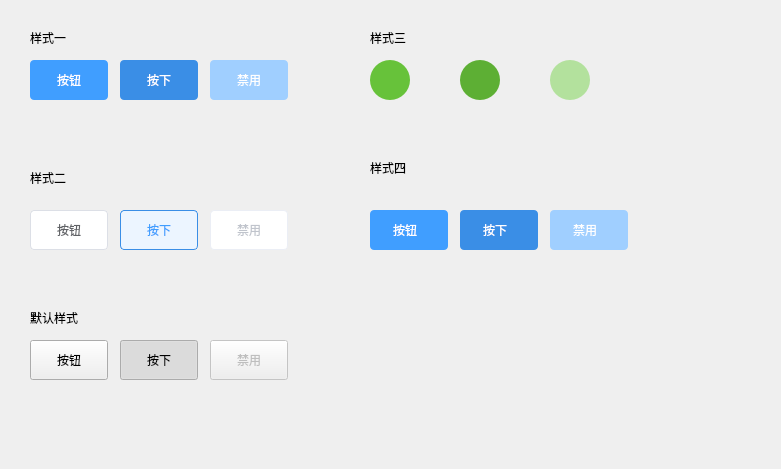
<?xml version="1.0" encoding="UTF-8"?>
<ui version="4.0">
 <class>DialogQSSPushButton</class>
 <widget class="QDialog" name="DialogQSSPushButton">
  <property name="geometry">
   <rect>
    <x>0</x>
    <y>0</y>
    <width>781</width>
    <height>469</height>
   </rect>
  </property>
  <property name="windowTitle">
   <string>Dialog</string>
  </property>
  <widget class="QWidget" name="widget" native="true">
   <property name="geometry">
    <rect>
     <x>20</x>
     <y>20</y>
     <width>311</width>
     <height>121</height>
    </rect>
   </property>
   <property name="styleSheet">
    <string notr="true">QPushButton {
  	/* 普通状态 */
  	background-color: #409eff;
  	color: #FFFFFF;
  	border: none;
	border-radius: 4px;
}
QPushButton:hover {
	/* 悬停状态*/
	background-color: #66b1ff;
}
QPushButton:pressed,
QPushButton:checked {
    /* 按下状态*/
	background-color: #3a8ee6;
}
QPushButton:disabled {
	/* 禁用状态*/
	background-color: #a0cfff;
}</string>
   </property>
   <widget class="QPushButton" name="pushButton">
    <property name="geometry">
     <rect>
      <x>10</x>
      <y>40</y>
      <width>78</width>
      <height>40</height>
     </rect>
    </property>
    <property name="styleSheet">
     <string notr="true"/>
    </property>
    <property name="text">
     <string>按钮</string>
    </property>
   </widget>
   <widget class="QLabel" name="label">
    <property name="geometry">
     <rect>
      <x>10</x>
      <y>10</y>
      <width>72</width>
      <height>15</height>
     </rect>
    </property>
    <property name="text">
     <string>样式一</string>
    </property>
   </widget>
   <widget class="QPushButton" name="pushButton_3">
    <property name="enabled">
     <bool>false</bool>
    </property>
    <property name="geometry">
     <rect>
      <x>190</x>
      <y>40</y>
      <width>78</width>
      <height>40</height>
     </rect>
    </property>
    <property name="styleSheet">
     <string notr="true"/>
    </property>
    <property name="text">
     <string>禁用</string>
    </property>
   </widget>
   <widget class="QPushButton" name="pushButton_5">
    <property name="geometry">
     <rect>
      <x>100</x>
      <y>40</y>
      <width>78</width>
      <height>40</height>
     </rect>
    </property>
    <property name="styleSheet">
     <string notr="true"/>
    </property>
    <property name="text">
     <string>按下</string>
    </property>
    <property name="checkable">
     <bool>true</bool>
    </property>
    <property name="checked">
     <bool>true</bool>
    </property>
   </widget>
  </widget>
  <widget class="QWidget" name="widget_2" native="true">
   <property name="geometry">
    <rect>
     <x>20</x>
     <y>150</y>
     <width>311</width>
     <height>131</height>
    </rect>
   </property>
   <property name="styleSheet">
    <string notr="true">QPushButton {
  	/* 普通状态 */
  	background-color: #fff;
  	color: #606266;
  	border: 1px solid #dcdfe6;
	border-radius: 4px;
}
QPushButton:hover {
	/* 悬停状态*/
	background-color: #ecf5ff;
  	color: #409eff;
  	border: 1px solid #c6ceff;
}
QPushButton:pressed,
QPushButton:checked {
    /* 按下状态*/
	background-color: #ecf5ff;
	color: #409eff;
  	border: 1px solid #3a8ee6;
}
QPushButton:disabled {
	/* 禁用状态*/
	color: #c0c4cc;
	background-color: #fff;
	border: 1px solid #ebeef5;
}</string>
   </property>
   <widget class="QPushButton" name="pushButton_2">
    <property name="geometry">
     <rect>
      <x>10</x>
      <y>60</y>
      <width>78</width>
      <height>40</height>
     </rect>
    </property>
    <property name="text">
     <string>按钮</string>
    </property>
   </widget>
   <widget class="QLabel" name="label_2">
    <property name="geometry">
     <rect>
      <x>10</x>
      <y>20</y>
      <width>72</width>
      <height>15</height>
     </rect>
    </property>
    <property name="text">
     <string>样式二</string>
    </property>
   </widget>
   <widget class="QPushButton" name="pushButton_4">
    <property name="geometry">
     <rect>
      <x>100</x>
      <y>60</y>
      <width>78</width>
      <height>40</height>
     </rect>
    </property>
    <property name="text">
     <string>按下</string>
    </property>
    <property name="checkable">
     <bool>true</bool>
    </property>
    <property name="checked">
     <bool>true</bool>
    </property>
   </widget>
   <widget class="QPushButton" name="pushButton_6">
    <property name="enabled">
     <bool>false</bool>
    </property>
    <property name="geometry">
     <rect>
      <x>190</x>
      <y>60</y>
      <width>78</width>
      <height>40</height>
     </rect>
    </property>
    <property name="text">
     <string>禁用</string>
    </property>
   </widget>
  </widget>
  <widget class="QWidget" name="widget_3" native="true">
   <property name="geometry">
    <rect>
     <x>360</x>
     <y>20</y>
     <width>311</width>
     <height>121</height>
    </rect>
   </property>
   <property name="styleSheet">
    <string notr="true">QPushButton {
  	/* 普通状态 */
  	background-color: #67c23a;
	image: url(:/images/2.png);
	color: transparent;
  	border: none;
	border-radius: 20px;
}
QPushButton:hover {
	/* 悬停状态*/
	background-color: #85ce61;
}
QPushButton:pressed,
QPushButton:checked {
    /* 按下状态*/
	background-color: #5daf34;
}
QPushButton:disabled {
	/* 禁用状态*/
	background-color: #b3e19d;
}</string>
   </property>
   <widget class="QPushButton" name="pushButton_7">
    <property name="geometry">
     <rect>
      <x>10</x>
      <y>40</y>
      <width>40</width>
      <height>40</height>
     </rect>
    </property>
    <property name="text">
     <string>按钮</string>
    </property>
   </widget>
   <widget class="QLabel" name="label_3">
    <property name="geometry">
     <rect>
      <x>10</x>
      <y>10</y>
      <width>72</width>
      <height>15</height>
     </rect>
    </property>
    <property name="text">
     <string>样式三</string>
    </property>
   </widget>
   <widget class="QPushButton" name="pushButton_8">
    <property name="geometry">
     <rect>
      <x>100</x>
      <y>40</y>
      <width>40</width>
      <height>40</height>
     </rect>
    </property>
    <property name="text">
     <string>按下</string>
    </property>
    <property name="checkable">
     <bool>true</bool>
    </property>
    <property name="checked">
     <bool>true</bool>
    </property>
   </widget>
   <widget class="QPushButton" name="pushButton_9">
    <property name="enabled">
     <bool>false</bool>
    </property>
    <property name="geometry">
     <rect>
      <x>190</x>
      <y>40</y>
      <width>40</width>
      <height>40</height>
     </rect>
    </property>
    <property name="text">
     <string>禁用</string>
    </property>
   </widget>
  </widget>
  <widget class="QWidget" name="widget_4" native="true">
   <property name="geometry">
    <rect>
     <x>360</x>
     <y>150</y>
     <width>311</width>
     <height>131</height>
    </rect>
   </property>
   <property name="styleSheet">
    <string notr="true">QPushButton {
  	/* 普通状态 */
  	background-color: #409eff;
	image: url(:/images/2.png);
    image-position: right;
	padding-right: 8px;
  	color: #FFFFFF;
  	border: none;
	border-radius: 4px;
}
QPushButton:hover {
	/* 悬停状态*/
	background-color: #66b1ff;
}
QPushButton:pressed,
QPushButton:checked {
    /* 按下状态*/
	background-color: #3a8ee6;
}
QPushButton:disabled {
	/* 禁用状态*/
	background-color: #a0cfff;
}</string>
   </property>
   <widget class="QPushButton" name="pushButton_10">
    <property name="geometry">
     <rect>
      <x>10</x>
      <y>60</y>
      <width>78</width>
      <height>40</height>
     </rect>
    </property>
    <property name="styleSheet">
     <string notr="true"/>
    </property>
    <property name="text">
     <string>按钮</string>
    </property>
   </widget>
   <widget class="QLabel" name="label_4">
    <property name="geometry">
     <rect>
      <x>10</x>
      <y>10</y>
      <width>72</width>
      <height>15</height>
     </rect>
    </property>
    <property name="text">
     <string>样式四</string>
    </property>
   </widget>
   <widget class="QPushButton" name="pushButton_11">
    <property name="enabled">
     <bool>false</bool>
    </property>
    <property name="geometry">
     <rect>
      <x>190</x>
      <y>60</y>
      <width>78</width>
      <height>40</height>
     </rect>
    </property>
    <property name="styleSheet">
     <string notr="true"/>
    </property>
    <property name="text">
     <string>禁用</string>
    </property>
   </widget>
   <widget class="QPushButton" name="pushButton_12">
    <property name="geometry">
     <rect>
      <x>100</x>
      <y>60</y>
      <width>78</width>
      <height>40</height>
     </rect>
    </property>
    <property name="styleSheet">
     <string notr="true"/>
    </property>
    <property name="text">
     <string>按下</string>
    </property>
    <property name="checkable">
     <bool>true</bool>
    </property>
    <property name="checked">
     <bool>true</bool>
    </property>
   </widget>
  </widget>
  <widget class="QWidget" name="widget_5" native="true">
   <property name="geometry">
    <rect>
     <x>20</x>
     <y>300</y>
     <width>311</width>
     <height>121</height>
    </rect>
   </property>
   <property name="styleSheet">
    <string notr="true"/>
   </property>
   <widget class="QPushButton" name="pushButton_13">
    <property name="geometry">
     <rect>
      <x>10</x>
      <y>40</y>
      <width>78</width>
      <height>40</height>
     </rect>
    </property>
    <property name="styleSheet">
     <string notr="true"/>
    </property>
    <property name="text">
     <string>按钮</string>
    </property>
   </widget>
   <widget class="QLabel" name="label_5">
    <property name="geometry">
     <rect>
      <x>10</x>
      <y>10</y>
      <width>72</width>
      <height>15</height>
     </rect>
    </property>
    <property name="text">
     <string>默认样式</string>
    </property>
   </widget>
   <widget class="QPushButton" name="pushButton_14">
    <property name="enabled">
     <bool>false</bool>
    </property>
    <property name="geometry">
     <rect>
      <x>190</x>
      <y>40</y>
      <width>78</width>
      <height>40</height>
     </rect>
    </property>
    <property name="styleSheet">
     <string notr="true"/>
    </property>
    <property name="text">
     <string>禁用</string>
    </property>
   </widget>
   <widget class="QPushButton" name="pushButton_15">
    <property name="geometry">
     <rect>
      <x>100</x>
      <y>40</y>
      <width>78</width>
      <height>40</height>
     </rect>
    </property>
    <property name="styleSheet">
     <string notr="true"/>
    </property>
    <property name="text">
     <string>按下</string>
    </property>
    <property name="checkable">
     <bool>true</bool>
    </property>
    <property name="checked">
     <bool>true</bool>
    </property>
   </widget>
  </widget>
 </widget>
 <resources/>
 <connections/>
</ui>
